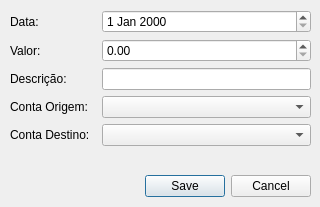
<?xml version="1.0" encoding="UTF-8"?>
<ui version="4.0">
 <class>TransferenciaWidget</class>
 <widget class="QDialog" name="TransferenciaWidget">
  <property name="geometry">
   <rect>
    <x>0</x>
    <y>0</y>
    <width>320</width>
    <height>207</height>
   </rect>
  </property>
  <property name="minimumSize">
   <size>
    <width>320</width>
    <height>178</height>
   </size>
  </property>
  <property name="windowTitle">
   <string>Dialog</string>
  </property>
  <widget class="QWidget" name="verticalLayoutWidget">
   <property name="geometry">
    <rect>
     <x>10</x>
     <y>10</y>
     <width>301</width>
     <height>161</height>
    </rect>
   </property>
   <layout class="QVBoxLayout" name="layPrincipal" stretch="0">
    <property name="spacing">
     <number>6</number>
    </property>
    <property name="sizeConstraint">
     <enum>QLayout::SizeConstraint::SetMaximumSize</enum>
    </property>
    <item>
     <layout class="QFormLayout" name="layFormulario">
      <property name="horizontalSpacing">
       <number>10</number>
      </property>
      <property name="verticalSpacing">
       <number>6</number>
      </property>
      <item row="0" column="0">
       <widget class="QLabel" name="lblData">
        <property name="text">
         <string>Data:</string>
        </property>
       </widget>
      </item>
      <item row="0" column="1">
       <widget class="QDateEdit" name="dateTransferencia"/>
      </item>
      <item row="1" column="0">
       <widget class="QLabel" name="lblValor">
        <property name="text">
         <string>Valor:</string>
        </property>
       </widget>
      </item>
      <item row="1" column="1">
       <widget class="QDoubleSpinBox" name="spnValor"/>
      </item>
      <item row="2" column="0">
       <widget class="QLabel" name="lblDescricao">
        <property name="text">
         <string>Descrição:</string>
        </property>
       </widget>
      </item>
      <item row="3" column="0">
       <widget class="QLabel" name="lblOrigem">
        <property name="text">
         <string>Conta Origem: </string>
        </property>
       </widget>
      </item>
      <item row="4" column="0">
       <widget class="QLabel" name="lblDestino">
        <property name="text">
         <string>Conta Destino:</string>
        </property>
       </widget>
      </item>
      <item row="2" column="1">
       <widget class="QLineEdit" name="edtDescricao"/>
      </item>
      <item row="3" column="1">
       <widget class="QComboBox" name="cmbOrigem"/>
      </item>
      <item row="4" column="1">
       <widget class="QComboBox" name="cmbDestino"/>
      </item>
     </layout>
    </item>
   </layout>
  </widget>
  <widget class="QDialogButtonBox" name="bbTransferencia">
   <property name="geometry">
    <rect>
     <x>10</x>
     <y>170</y>
     <width>301</width>
     <height>32</height>
    </rect>
   </property>
   <property name="orientation">
    <enum>Qt::Orientation::Horizontal</enum>
   </property>
   <property name="standardButtons">
    <set>QDialogButtonBox::StandardButton::Cancel|QDialogButtonBox::StandardButton::Save</set>
   </property>
  </widget>
 </widget>
 <resources/>
 <connections/>
</ui>
